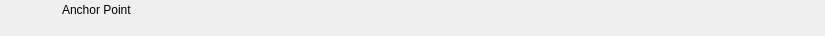
<?xml version="1.0" encoding="UTF-8"?>
<ui version="4.0">
 <class>RundownAnchorWidget</class>
 <widget class="QWidget" name="RundownAnchorWidget">
  <property name="geometry">
   <rect>
    <x>0</x>
    <y>0</y>
    <width>825</width>
    <height>36</height>
   </rect>
  </property>
  <layout class="QHBoxLayout" name="horizontalLayout">
   <property name="spacing">
    <number>0</number>
   </property>
   <property name="margin">
    <number>0</number>
   </property>
   <item>
    <widget class="QFrame" name="frameItem">
     <property name="sizePolicy">
      <sizepolicy hsizetype="Preferred" vsizetype="Fixed">
       <horstretch>0</horstretch>
       <verstretch>0</verstretch>
      </sizepolicy>
     </property>
     <property name="minimumSize">
      <size>
       <width>0</width>
       <height>36</height>
      </size>
     </property>
     <widget class="QLabel" name="labelIcon">
      <property name="geometry">
       <rect>
        <x>22</x>
        <y>2</y>
        <width>32</width>
        <height>32</height>
       </rect>
      </property>
      <property name="text">
       <string/>
      </property>
      <property name="pixmap">
       <pixmap resource="../Widgets.qrc">:/Graphics/Images/Anchor.png</pixmap>
      </property>
      <property name="scaledContents">
       <bool>true</bool>
      </property>
     </widget>
     <widget class="QLabel" name="labelChannel">
      <property name="geometry">
       <rect>
        <x>0</x>
        <y>0</y>
        <width>0</width>
        <height>0</height>
       </rect>
      </property>
      <property name="text">
       <string></string>
      </property>
     </widget>
     <widget class="QLabel" name="labelLabel">
      <property name="geometry">
       <rect>
        <x>62</x>
        <y>2</y>
        <width>5000</width>
        <height>16</height>
       </rect>
      </property>
      <property name="text">
       <string>Anchor Point</string>
      </property>
     </widget>
     <widget class="QLabel" name="labelVideolayer">
      <property name="geometry">
       <rect>
        <x>140</x>
        <y>19</y>
        <width>40</width>
        <height>16</height>
       </rect>
      </property>
      <property name="text">
       <string></string>
      </property>
     </widget>
     <widget class="QLabel" name="labelColor">
      <property name="geometry">
       <rect>
        <x>0</x>
        <y>0</y>
        <width>18</width>
        <height>36</height>
       </rect>
      </property>
      <property name="text">
       <string/>
      </property>
     </widget>
     <widget class="QLabel" name="labelGroupColor">
      <property name="geometry">
       <rect>
        <x>0</x>
        <y>0</y>
        <width>6</width>
        <height>36</height>
       </rect>
      </property>
      <property name="text">
       <string/>
      </property>
     </widget>
     <widget class="QLabel" name="labelDevice">
      <property name="geometry">
       <rect>
        <x>62</x>
        <y>19</y>
        <width>75</width>
        <height>16</height>
       </rect>
      </property>
      <property name="text">
       <string></string>
      </property>
     </widget>
     <widget class="QLabel" name="labelDelay">
      <property name="geometry">
       <rect>
        <x>185</x>
        <y>19</y>
        <width>55</width>
        <height>16</height>
       </rect>
      </property>
      <property name="text">
       <string></string>
      </property>
     </widget>
     <widget class="QLabel" name="labelRemoteTriggerId">
      <property name="geometry">
       <rect>
        <x>245</x>
        <y>19</y>
        <width>70</width>
        <height>16</height>
       </rect>
      </property>
      <property name="text">
       <string></string>
      </property>
     </widget>
    </widget>
   </item>
   <item>
    <widget class="QFrame" name="frameStatus">
     <property name="minimumSize">
      <size>
       <width>77</width>
       <height>0</height>
      </size>
     </property>
     <property name="maximumSize">
      <size>
       <width>77</width>
       <height>16777215</height>
      </size>
     </property>
     <widget class="QLabel" name="labelGpiConnected">
      <property name="geometry">
       <rect>
        <x>1</x>
        <y>2</y>
        <width>32</width>
        <height>32</height>
       </rect>
      </property>
      <property name="minimumSize">
       <size>
        <width>32</width>
        <height>32</height>
       </size>
      </property>
      <property name="maximumSize">
       <size>
        <width>32</width>
        <height>32</height>
       </size>
      </property>
      <property name="lineWidth">
       <number>0</number>
      </property>
      <property name="text">
       <string/>
      </property>
      <property name="pixmap">
       <pixmap resource="../Widgets.qrc">:/Graphics/Images/GpiConnected.png</pixmap>
      </property>
      <property name="scaledContents">
       <bool>true</bool>
      </property>
     </widget>
     <widget class="QLabel" name="labelDisconnected">
      <property name="geometry">
       <rect>
        <x>32</x>
        <y>2</y>
        <width>32</width>
        <height>32</height>
       </rect>
      </property>
      <property name="minimumSize">
       <size>
        <width>32</width>
        <height>32</height>
       </size>
      </property>
      <property name="maximumSize">
       <size>
        <width>32</width>
        <height>32</height>
       </size>
      </property>
      <property name="text">
       <string/>
      </property>
      <property name="pixmap">
       <pixmap resource="../Widgets.qrc">:/Graphics/Images/Disconnected.png</pixmap>
      </property>
      <property name="scaledContents">
       <bool>true</bool>
      </property>
     </widget>
     <widget class="QLabel" name="labelActiveColor">
      <property name="geometry">
       <rect>
        <x>69</x>
        <y>0</y>
        <width>8</width>
        <height>36</height>
       </rect>
      </property>
      <property name="minimumSize">
       <size>
        <width>8</width>
        <height>36</height>
       </size>
      </property>
      <property name="maximumSize">
       <size>
        <width>8</width>
        <height>36</height>
       </size>
      </property>
      <property name="text">
       <string/>
      </property>
     </widget>
    </widget>
   </item>
  </layout>
 </widget>
 <resources>
  <include location="../Widgets.qrc"/>
 </resources>
 <connections/>
 <slots>
  <slot>addToCombo()</slot>
 </slots>
</ui>
